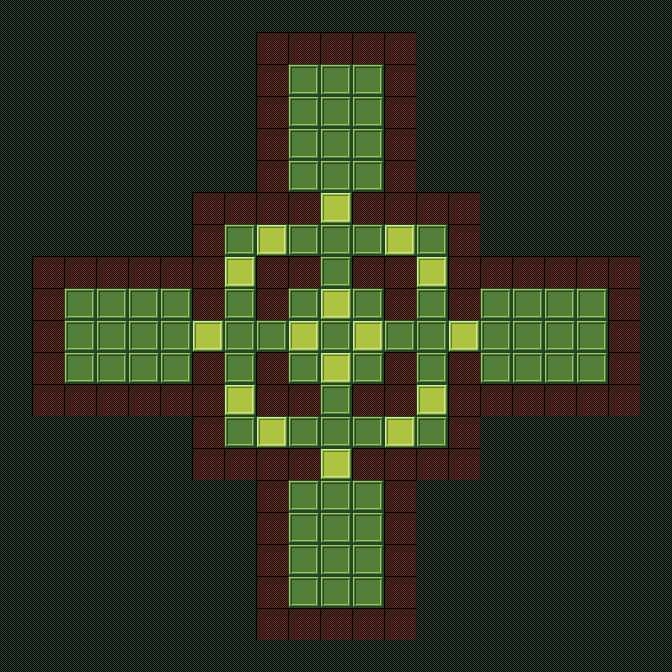

Tiled map render using the project's own tile images. Description and the map definition, with tile-layer contents summarised, below:
An orthogonal 21x21 tile map with 32x32 px tiles, 2 tile layers (background, meta), 2 tilesets and 1 object (placements).

<map version="1.0" orientation="orthogonal" renderorder="right-down" width="21" height="21" tilewidth="32" tileheight="32" nextobjectid="36">
 <tileset firstgid="1" name="fantasy" tilewidth="32" tileheight="32">
  <image source="../spritesheets/fantasy.png" width="256" height="832" />
 </tileset>
 <tileset firstgid="209" name="meta" tilewidth="32" tileheight="32">
  <image source="../spritesheets/meta.png" width="67" height="34" />
  <tile id="0">
   <properties>
    <property name="collidable" value="true" />
   </properties>
  </tile>
 </tileset>
 <layer name="background" width="21" height="21">
  <data>[441 cells, 441 non-empty, 3 distinct tile ids]</data>
 </layer>
 <layer name="meta" width="21" height="21">
  <data>[441 cells, 92 non-empty, 1 distinct tile ids]</data>
 </layer>
 <objectgroup name="objects">
  <object id="28" name="placements" x="289" y="545" width="93" height="62" />
 </objectgroup>
</map>
